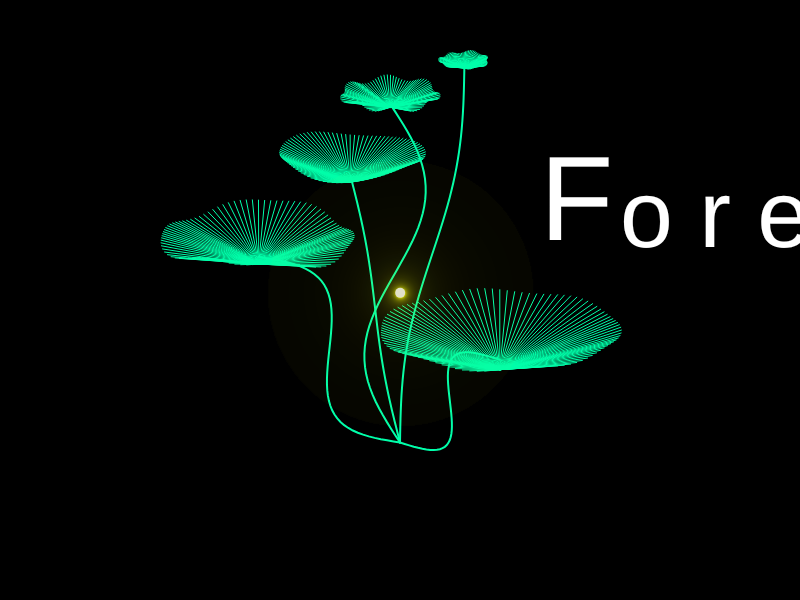
Frame 1 (no input)
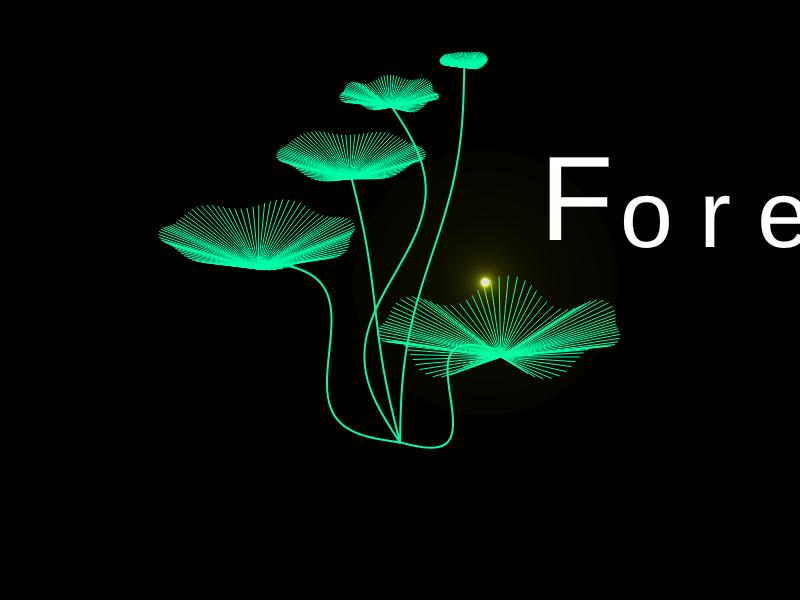
Frame 60 (no input)
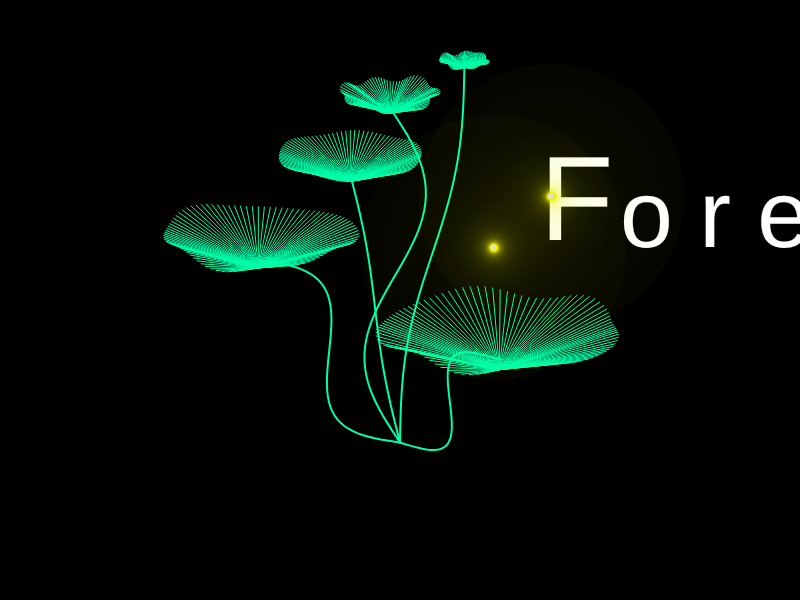
Frame 120 (the mouse pressed at the canvas centre since frame 60)

The p5.js sketch that drew these frames (run headless with seeded random() and noise() and a simulated clock; from frame 60 on, the mouse is pressed at the canvas centre):

// p5.js sketch
// ── sketch.js
/**
 *
 * Forest系列-海报1
 * Forest Night
 * 
 * 主程序
 * 
 * 交互内容：
 * 1、鼠标点击生成新的萤火虫
 * 2、鼠标滚轮重置画面
 *
 */


var plants = []; //存放植物
var plantNum = 5; //几株植物
var yRatio = 0.6; //高度差

var fireFlies = []; //存放萤火虫
var ffInitNum = 1; //萤火虫初始数量
var lightImg; //使用自建image的方法生成萤光
var imgSize = 400; //萤光图尺寸
var lightLimit = 5.5; //光圈大小控制

function setup() {
  createCanvas(displayWidth, displayHeight);
  init();
}

function draw() {
  background(0);

  //海报
  poster();

  //植物
  for (let i = 0; i < plants.length; i++) {
    plants[i].update();
    plants[i].drawTrunk();
    plants[i].drawLeaf();
  }

  //萤火虫
  for (var i = 0; i < fireFlies.length; i++) {
    fireFlies[i].drawLightImg();
    fireFlies[i].drawFirefly();
    fireFlies[i].move();
  }
}

function init() {
  background(0);

  //初始化植物
  for (let i = 0; i < plantNum; i++) {
    let x = random(-height / 3, height / 3);
    let y = -height / 2.5 + yRatio * height * (i / (plantNum - 1)) ** 1.5;
    let leafXy = createVector(x, y); //叶片中心位置

    let r = 0.4 / 2 * height * ((i + 1) / (plantNum)) ** 1; //叶片大小
    let r_h = r;
    let r_v = r / 3;

    let totalAng = 2 * PI; //总角度

    plants[i] = new Plant(leafXy, r_h, r_v, totalAng);
  }

  //初始化萤火虫
  setLightImg();
  for (var i = 0; i < ffInitNum; i++) {
    fireFlies[i] = new FireFly(width / 2 + random(-5, 5), height / 2 + random(-15, 15));
  }
}

function poster() {
  //colorMode(RGB); //由于Plant里用了push和pop，所以这里不用显式设置RGB

  // //海报边框
  // noFill();
  // stroke(255, 255, 255, 240);
  // strokeWeight(0.5);
  // rect(width / 2 - 250, 25, 500, height - 200);

  //海报文字
  textSize(8);
  textStyle(NORMAL);
  strokeWeight(0.2);
  stroke(255, 255, 255, 240);
  fill(255, 255, 255);
  text('Before  Losing  the  Breath  of  Forest', 875, 35);
  text('Protect  The  Earth', 520, 685);
  text('Everyone  may  ENJOY  the  BREATH  of  Forest', 830, 430);
  text('with  fire  flies  lighting  up', 860, 450);
  text('the  dark  night', 930, 470);
  text('’  ’  ’', 965, 490);
  textSize(120);
  text('F', 540, 240);
  textSize(95);
  text('o r e', 620, 247);
  textSize(110);
  textStyle(BOLD);
  strokeWeight(1);
  noFill();
  text('s t', 860, 330);
}

//鼠标滚轮，重置
function mouseWheel() {
  fireFlies = [];
  ffInitNum = 1;
  init();
}

//鼠标点击位置生成新的萤火虫
function mousePressed() {
  fireFlies.push(new FireFly(mouseX, mouseY));
}

// ── fireFly.js
/**
 *
 * Forest系列-海报1
 * Forest Night
 * 
 * 定义fire fly类
 * 
 * 核心原理：
 * 1、通过自建image，遍历设置像素值，生成 颜色变化梯度自然 的萤光，
 * 若用ellipse绘制，则需要很多圆才能达到 颜色无缝渐变 的效果
 *
 */


class FireFly {
  constructor(x, y) {
    this.pX = x;
    this.pY = y;
    this.r = 7;
    this.noiseX = 1000 + random(-0.5, 0.5);
    this.noiseY = -1000 + random(-1.5, 1.5);
    this.noiseScale = random(0.015, 0.017);
  }

  //更新位置
  move() {
    this.pX += noise(this.noiseX) * 6 - 2.8;
    this.pY += noise(this.noiseY) * 6 - 2.8;
    if (this.pX < 0) { this.pX = 0; }
    if (this.pX > width) { this.pX = width; }
    if (this.pY < 0) { this.pY = 0; }
    if (this.pY > height) { this.pY = height; }
    this.noiseX += this.noiseScale;
    this.noiseY += this.noiseScale;
  }

  //绘制萤光图
  drawLightImg() {
    image(lightImg, this.pX - lightImg.width / 2, this.pY - lightImg.height / 2);
  }

  //绘制萤火虫
  drawFirefly() {
    noStroke();
    fill(225, 225, 200, 255);
    ellipse(this.pX, this.pY, this.r + 3 * cos(millis() / 1000));
  }
}

//初始化萤光图
function setLightImg() {
  lightImg = createImage(imgSize, imgSize);
  lightImg.loadPixels();
  //遍历所有像素（注意，与习惯不同，这里外层循环是宽，内层循环是高）
  for (let i = 0; i < lightImg.width; i++) {
    for (let j = 0; j < lightImg.height; j++) {
      let pixAlpha = 145 / (dist(lightImg.width / 2, lightImg.height / 2, i, j) - 1) * 5;
      if (pixAlpha < lightLimit) { //lightLimit越大，发光区域越小
        pixAlpha = 0;
      }
      lightImg.set(i, j, color(235, 241, 7, pixAlpha));
    }
  }
  lightImg.updatePixels();
}
// ── plant.js
/**
 *
 * Forest系列-海报1
 * Forest Night
 * 
 * 定义plant类
 * 
 * 核心原理：
 * 1、三角函数与随机数结合，矩阵(Array)、向量(Vector)、lerp的数学运算
 * 2、叶片动态褶皱由静态等分的线条旋转而成，枝干由sin函数变形得到
 * 3、颤动摇曳的效果由随机数trunkInitAng形成
 * 4、涉及到translate、rotate时不要忘了push、pop
 *
 */


class Plant {
  constructor(leafXy, r_h, r_v, totalAng) {
    this.leafXy = leafXy;
    this.r_h = r_h;
    this.r_v = r_v;

    this.totalAng = totalAng

    this.numPoints = 100;
    this.numBend = 3;
    this.numCycle = 5;
    this.trunkAmp = random(height / 10);
    this.trunkInitAng = random([0, PI]);

    this.aryXy = [];
    this.aryRParameter = [];
    this.aryinitAngParameter = [];
    this.aryAngStep = [];
    this.aryColParameter = [
      [random(1000), random(1000), 1 / 1, 0.005],
      [random(1000), random(1000), 1 / 1, 0.005]];//[initNoiseX, initNoiseY, noiseR, noiseSpeed]

    let angStep = this.totalAng / this.numPoints;
    for (let i = 0; i < this.numPoints; i++) {
      let ang = angStep * i;
      this.aryXy.push(createVector(this.r_v * cos(ang), this.r_h * sin(ang)));
    }

    for (let i = 0; i < this.numBend; i++) {
      this.aryRParameter[i] = [this.r_v / 30 * 0.8 ** i, random(2 * PI), 2 * PI / random(100, 500)];//[max, init, speed]
    }

    for (let i = 0; i < this.numBend; i++) {
      this.aryinitAngParameter[i] = [2 * PI, random(2 * PI), 2 * PI / random(200, 1000)];//[max, init, speed]
    }

    for (let i = 0; i < this.numBend; i++) {
      this.aryAngStep[i] = this.totalAng / this.numPoints * int(random(3, 8 + i) * 1);
    }
  }

  //更新枝干
  updateTrunk() {
    let rootXy = createVector(0, height / 2 * 0.9);
    let endXy = p5.Vector.add(this.leafXy, p5.Vector.rotate(this.newAryXy[0], PI / 2));
    let numPoints = 50;
    this.aryXyTrunk = [];
    for (let i = 0; i < numPoints; i++) {
      this.aryXyTrunk.push(p5.Vector.lerp(rootXy, endXy, 1 / (numPoints - 1) * i));
    }
    let vecSin = p5.Vector.sub(this.aryXyTrunk[this.aryXyTrunk.length - 1], this.aryXyTrunk[0]).normalize().rotate(PI / 2);
    for (let i = 0; i < this.aryXyTrunk.length; i++) {
      let ang = 2 * PI / (this.aryXyTrunk.length - 1) * i;
      let ampVecSin = p5.Vector.mult(vecSin, sin(this.trunkInitAng + ang) * this.trunkAmp);
      this.aryXyTrunk[i] = p5.Vector.add(this.aryXyTrunk[i], ampVecSin);
    }
  }

  //更新半径
  updateR() {
    this.aryR = [];
    for (let i = 0; i < this.aryRParameter.length; i++) {
      this.aryR[i] = this.aryRParameter[i][0] * (sin(this.aryRParameter[i][1] + this.aryRParameter[i][2] * frameCount));
    }
  }
  //更新角度
  updateAng() {
    this.aryinitAng = [];
    for (let i = 0; i < this.aryinitAngParameter.length; i++) {
      this.aryinitAng[i] = this.aryinitAngParameter[i][1] + this.aryinitAngParameter[i][0] * (sin(this.aryinitAngParameter[i][2] * frameCount));
    }
  }

  //更新的总函数
  update() {
    this.updateR();
    this.updateAng();
    this.newAryXy = this.aryXy;
    for (let i = 0; i < this.numBend; i++) {
      this.newAryXy = bend(this.newAryXy, this.aryR[i], this.aryinitAng[i], this.aryAngStep[i], this.numCycle);
    }
    this.updateTrunk();
  }

  //绘制叶片
  drawLeaf() {
    push();
    colorMode(HSB);
    stroke(160, 100, 100);
    strokeWeight(1);
    translate(width / 2 + 0.75 * this.leafXy.x, height * 2 / 5 + 0.75 * this.leafXy.y);
    rotate(PI / 2);
    for (let i = 1; i < this.newAryXy.length; i++) {
      line(this.newAryXy[0].x, this.newAryXy[0].y, this.newAryXy[i].x, this.newAryXy[i].y)
    }
    pop();
  }

  //绘制枝干
  drawTrunk() {
    push();
    colorMode(HSB);
    stroke(160, 100, 100);
    strokeWeight(2);
    noFill();
    beginShape();
    translate(width / 2, height * 2 / 5);
    for (let i = 0; i < this.aryXyTrunk.length; i++) {
      vertex(0.75 * this.aryXyTrunk[i].x, 0.75 * this.aryXyTrunk[i].y);
    }
    endShape();
    pop();
  }
}

//叶片动态褶皱
function bend(aryXy, r, initAng, angStep, numCycle) {
  let aryXy2 = aryXy;
  for (let j = 0; j < numCycle; j++) {
    let aryXyNew = [];
    for (let i = 0; i < aryXy2.length; i++) {
      let xy_1_2 = p5.Vector.sub(aryXy2[(i + 1) % aryXy2.length], aryXy2[i]);
      let ang = initAng + angStep * i;
      xy_1_2.rotate(-PI / 2).setMag(r * sin(ang));
      let xy = p5.Vector.add(aryXy2[i], xy_1_2);
      aryXyNew.push(xy);
    }
    aryXy2 = aryXyNew;
  }
  return aryXy2;
}
